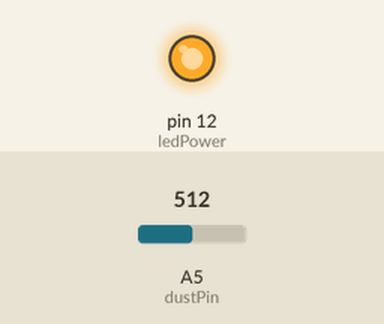
The sketch below on a simulated Arduino Uno, built with avr-gcc and run on an emulated ATmega328P. On the bench: output pins drawn as LEDs (lit = HIGH). The test bench sets the inputs (shaded band); at power-on: A5 (dustPin) = 512. What the sketch prints to the serial monitor is not drawn.

Above: at 0.1 s.
Timing chart, 0 to 1.6 s (numbered marks = the images above):
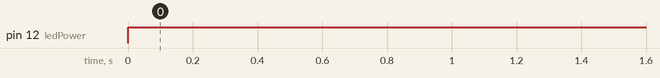

The sketch:

gp2y10140f.ino
```cpp
/*

【Arduino】168种传感器模块系列实验（资料代码+仿真编程+图形编程）

实验一百二十一：夏普SHARP PM2.5 灰尘/粉尘传感器 GP2Y1014AU0F 带线

项目：模块测试

GP2Y1014AU0F   Arduino Pin

1     Vled     –>  5V (150ohm resistor)

2     LED-GND –>  GND

3     LED      –>  Digital pin 2

4     S-GND    –>  GND

5     Vo       –>  Analog pin 0

6     Vcc      –>  5V

LED引脚必须调节成1ms的周期。

*/


#define dustPin A5

float dustVal = 0;

int ledPower = 12;

int delayTime = 280;

int delayTime2 = 40;

float offTime = 9680;


void setup() {

  Serial.begin(9600);

  pinMode(ledPower, OUTPUT);

  pinMode(dustPin, INPUT);
}


void loop() {

  // ledPower is any digital pin on the arduino connected to Pin 3 on the sensor

  digitalWrite(ledPower, LOW);

  delayMicroseconds(delayTime);

  dustVal = analogRead(dustPin);

  delayMicroseconds(delayTime2);

  digitalWrite(ledPower, HIGH);

  delayMicroseconds(offTime);

  delay(1000);

  Serial.println(dustVal);

  // if (dustVal > 36.455)

  // Serial.println((float(dustVal / 1024) - 0.0356) * 120000 * 0.035);
}
```

Measured:
- by itself, pin 12 (ledPower): LOW → HIGH at 0.00 s
